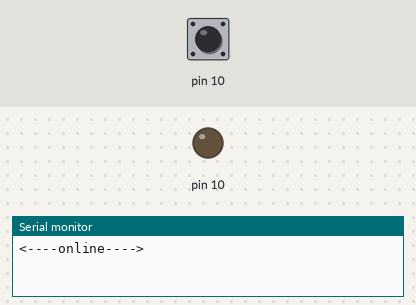
The sketch below on a simulated Arduino Uno, built with avr-gcc and run on an emulated ATmega328P. On the bench: output pins drawn as LEDs (lit = HIGH), the last lines printed to the serial monitor. Inputs (shaded band) come from the test bench; at power-on: pin 10 LOW. At 1.7 s the program stops and its outputs stay as they are.

Above: at 1.2 s.
1.3 s: pin 10 pulsed HIGH 2 times (0.12 s each, 0.3 s apart)
At 2.8 s:
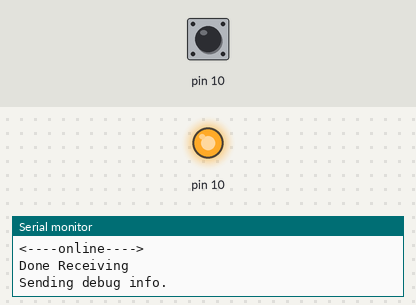
Timing chart, 0 to 3.2 s (numbered marks = the images above; inputs shaded):
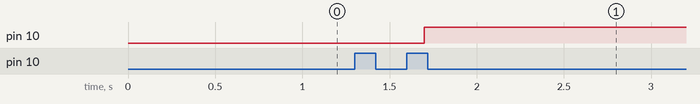

The sketch:

spi_loopback_slave.ino
```cpp
// Written by Nick Gammon
// April 2011

#include <SPI.h>

volatile byte command = 0;
String in_buf = "";
bool fin = false;

void setup (void)
{
  Serial.begin (115200);
  Serial.println ("<----online---->");

  // have to send on master in, *slave out*
  pinMode(MISO, OUTPUT);

  // turn on SPI in slave mode
  SPCR |= _BV(SPE);

  // turn on interrupts
  SPCR |= _BV(SPIE);

}  // end of setup


// SPI interrupt routine
ISR (SPI_STC_vect)
{
  noInterrupts();
  char c = SPDR;
  //    Serial.print(c);
  //    in_buf+=c;
  if (! fin) {
    switch (c)
    {
      case '{':
        in_buf = "";
        break;

      case '}':
        fin = true;
        break;

      default:
        //Serial.print(c);
        in_buf += c;
        break;
    }

    if (!fin) interrupts();
    else {
      Serial.print("Received Command: ");
      Serial.println(in_buf);
    }
  }
}  // end of interrupt service routine (ISR) SPI_STC_vect

char spi_transfer(volatile char data)
{
  SPDR = data;                    // Start the transmission
  while (!(SPSR & (1 << SPIF)))   // Wait for the end of the transmission
  {
  };
  return SPDR;                    // return the received byte
}

void loop (void)
{
  // if SPI not active, clear current command
  while (digitalRead (SS) == LOW) {
  }
  while (digitalRead (SS) == HIGH) {
  }
  while (digitalRead (SS) == LOW) {
  }

  Serial.println("Done Receiving");
  Serial.println("Sending debug info.");


  SPI.end();
  delay(100);
  SPI.begin();

  Serial.print(SPI.transfer((byte) '4'));
  Serial.print(SPI.transfer((byte)'t'));
  Serial.print(SPI.transfer((byte)'e'));
  Serial.print(SPI.transfer((byte)'s'));
  Serial.print(SPI.transfer((byte)'t'));
  Serial.print('\n');

  while (1);

}  // end of loop
```

Measured:
- after the input at 1.3 s, pin 10: LOW → HIGH after 0.40 s
